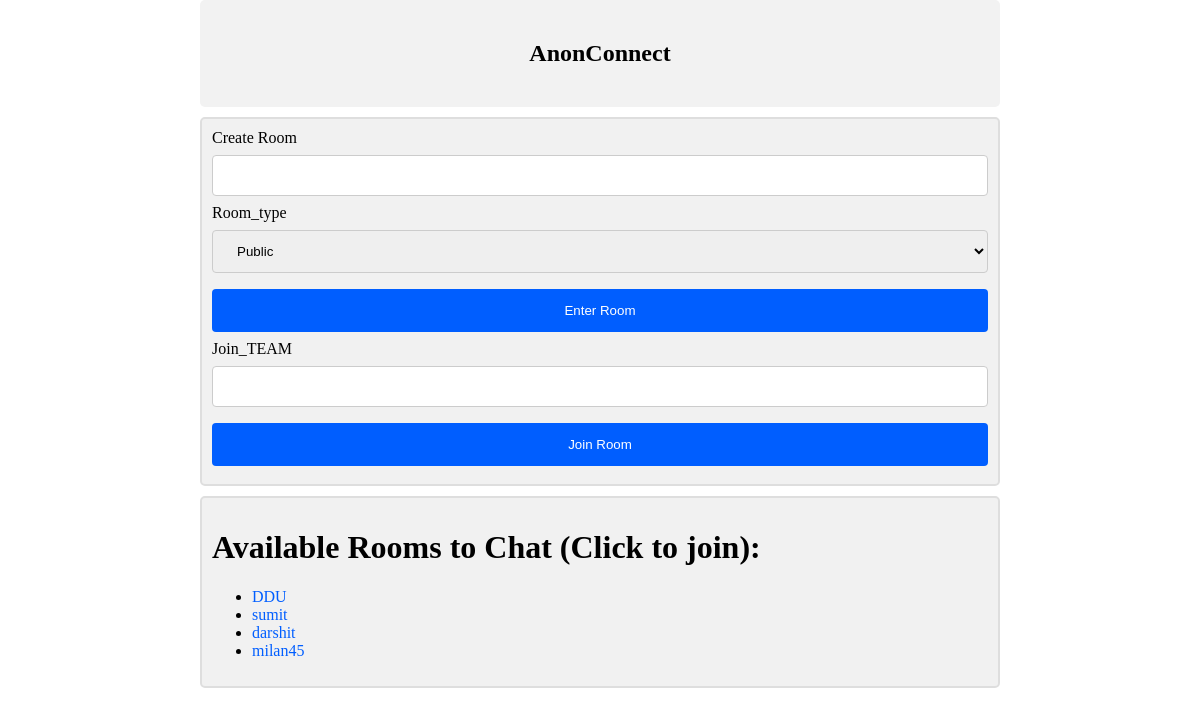
The app's page /, older data.
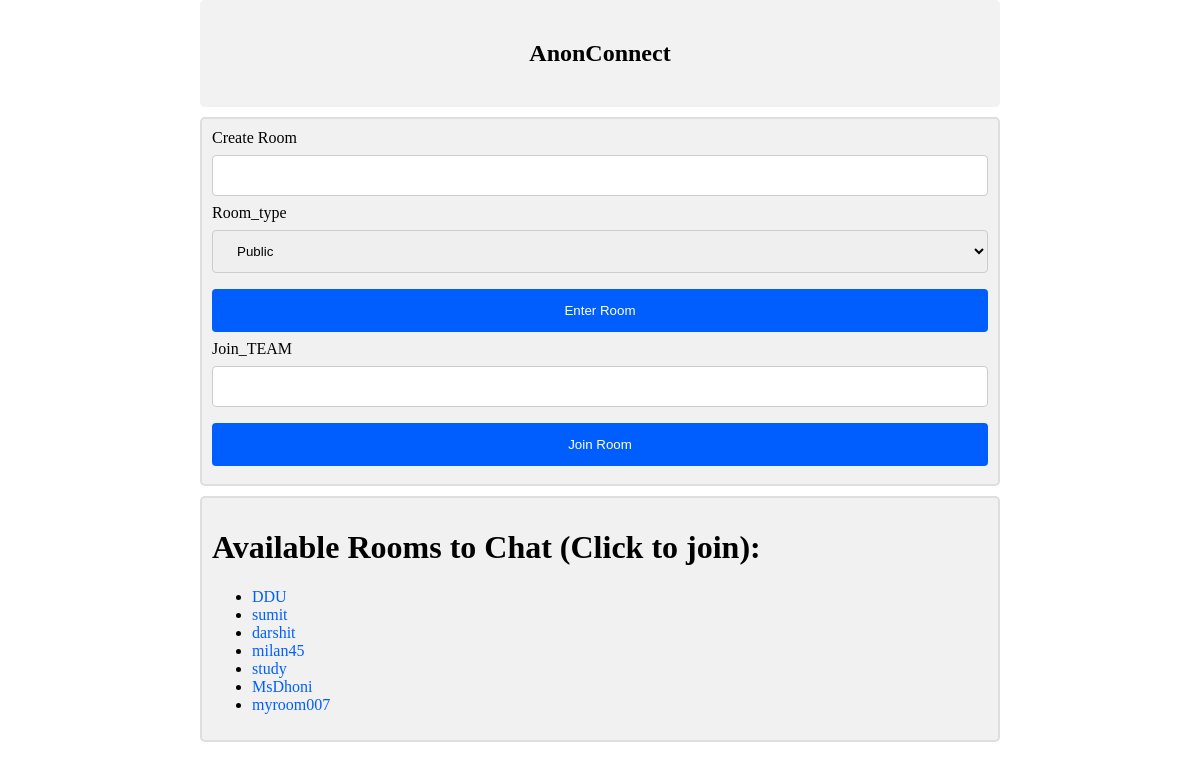
The same page, newer data.
### chat/models.py (models this page shows)
class Room(models.Model):
    name = models.CharField(max_length=1000,unique=True)
    type=models.CharField(max_length=20)
    Join=models.CharField(max_length=1000)

### chat/views.py (the view)
# urls.py: path('', views.home, name='home'),
def home(request):
    rooms = Room.objects.all()
    return render(request, 'home.html',{'rooms': rooms})

### templates/home.html (shortened to what this page needs)
<!DOCTYPE html>
<html>
<head>
{% load static %}
<link rel="stylesheet" href="{% static 'css/style2.css' %}">
</head>
<body>
<div align="center">
    <h2>AnonConnect</h2>
</div>
<div class="container">
    <form id="post-form" method="POST" action="checkview">
        <label>Create Room</label>
        <input type="text" name="room_name" id="room_name" width="100px" required/>
        <label>Room_type</label>
        <select name="prefer" id="prefer">
          <option value="public">Public</option>
        </select>
        <input type="submit" value="Enter Room">
    </form>
    <form id="post-form" method="POST" action="jointeam">
      <label>Join_TEAM</label>
      <input type="text" name="join" id="join" width="100px"/>
      <input type="submit" value="Join Room">
    </form>
</div>
<div class="container">
  <h1> Available  Rooms to Chat (Click to join): </h1>
  {% if rooms %}
    <ul>
      {% for room in rooms %}
        {% if room.type == 'public' %}
          <li><a href="{{room.name}}/" class="room"> {{ room.name }}</a></li>
        {%endif%}
      {%endfor%}
    </ul>
  {%endif%}
</div>
</body>
</html>

Row changes from the older to the newer data that the page shows:
added Room: name "study"
added Room: name "MsDhoni"
added Room: name "myroom007"
